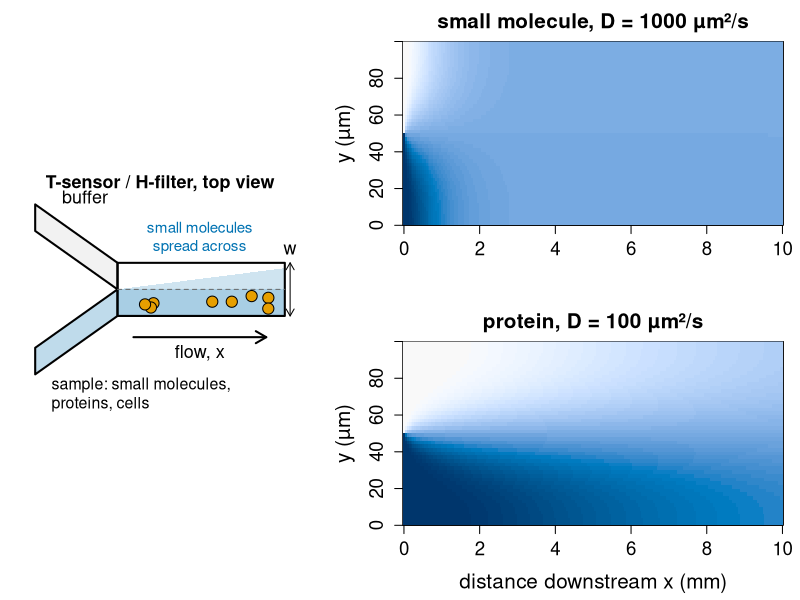
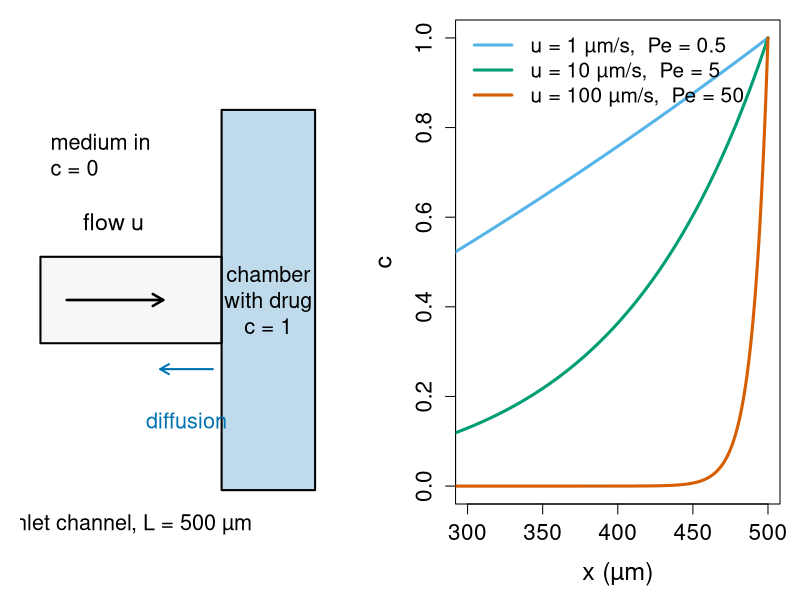
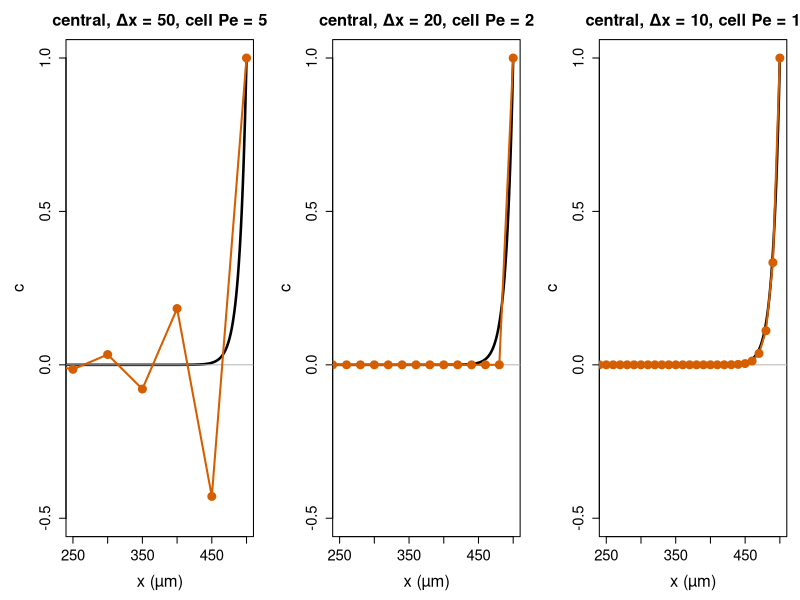
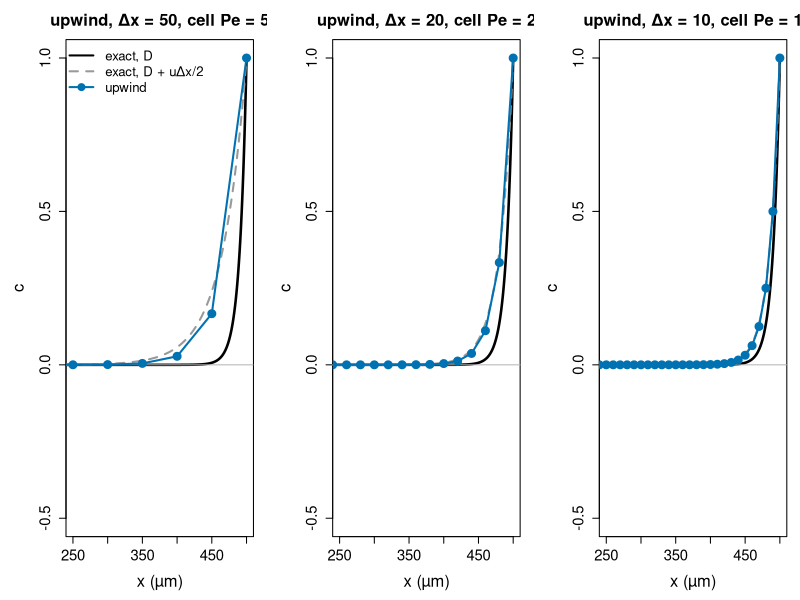
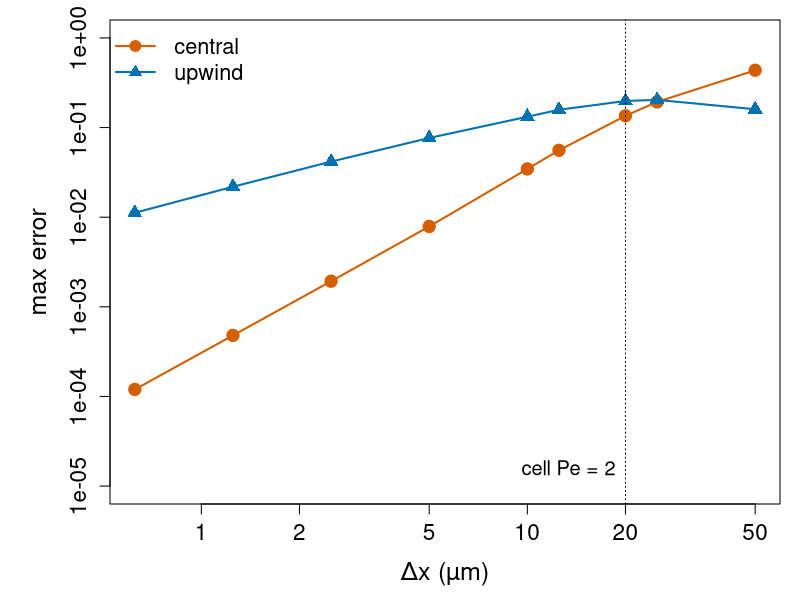
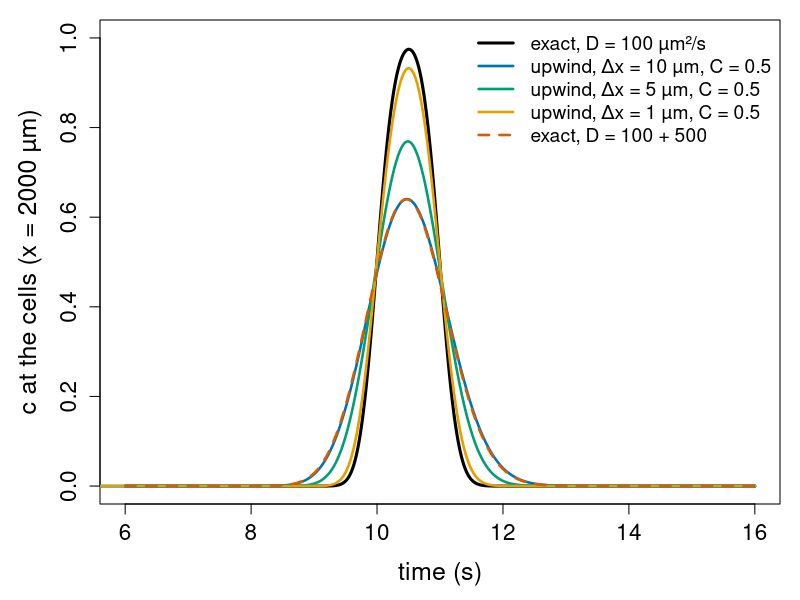
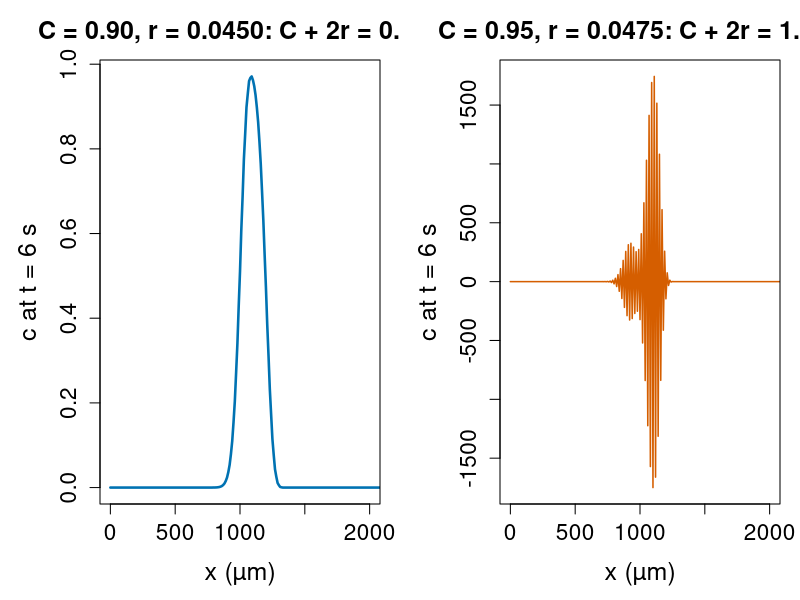
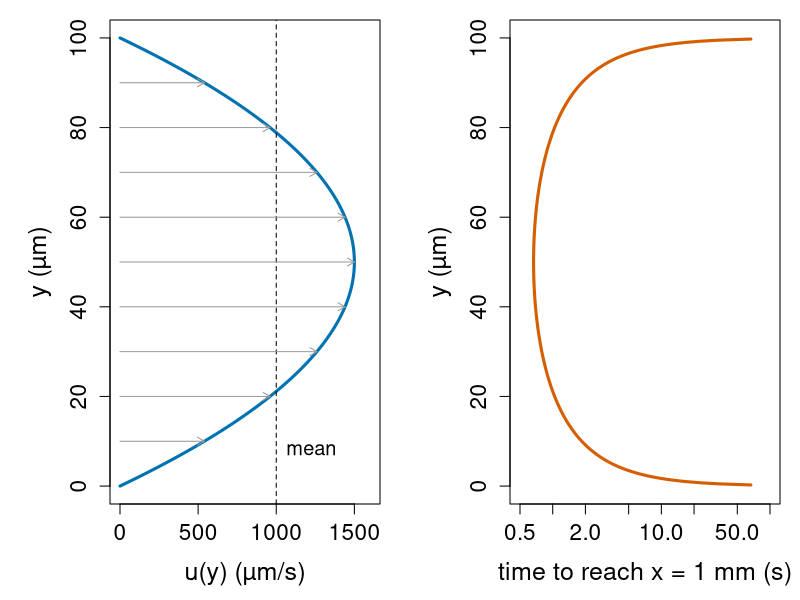

Write R code to recreate these figures, in order.
# Figures for the advection-diffusion/ unit ("Flow plus diffusion").
#
# Re-run by hand from this folder (it is NOT run by `quarto render`):
#   cd advection-diffusion && Rscript make-advection-diffusion-figs.R
#
# Base R graphics only (grDevices::svg). Colours are Okabe-Ito (colour-blind
# safe). Takes about half a minute. Units: um and s throughout.
#
# Running examples (all parameters are our own round numbers, typical for
# microfluidics; all "data" are synthetic):
#   * 1D test problem: an inlet channel of length L = 500 um, flow u = 100 um/s
#     towards a culture chamber that holds a drug (c = 1 at x = L), clean medium
#     upstream (c = 0 at x = 0), D = 1000 um^2/s. Pe = 50.
#   * a 1 s pulse of a protein stimulus (D = 100 um^2/s) carried at u = 200 um/s
#     to cells 2 mm downstream.
#   * T-sensor / H-filter: width w = 100 um, mean speed 1000 um/s, Poiseuille
#     profile across the width, two streams side by side.
#   * Christmas-tree gradient generator: 2 (or 3) inlets, n -> n + 1 streams per
#     stage, 8 outlet streams of 50 um in a 400 um channel, D = 100, mean 200 um/s.
# Makes:
#   fig01-tsensor.svg      T-sensor schematic and the computed concentration
#                          fields of a small molecule and a protein
#   fig02-layer.svg        back-diffusion against the flow: exact profiles
#   fig03-wiggles.svg      central differences, cell Peclet 5, 2, 1, vs exact
#   fig04-upwind.svg       upwind differences vs exact, and central with D + u dx/2
#   fig05-order.svg        max error vs dx, central and upwind, log-log
#   fig06-pulse.svg        arrival of the pulse at the cells: numerical diffusion
#   fig07-cfl.svg          explicit upwind with C + 2r = 0.99 vs 1.045
#   fig08-poiseuille.svg   the given flow profile and the "local time" x / u(y)
#   fig09-march.svg        marching check: error vs dx (plug flow), and the
#                          explicit-marching blow-up at the walls
#   fig10-hfilter.svg      fraction crossed vs distance: small molecule, protein, cells
#   fig11-tree.svg         Christmas-tree network (2 inlets) and its outlet steps
#   fig12-outlet.svg       outlet profiles downstream: linear and hump gradients
#   fig13-fit.svg          synthetic T-sensor profile, fitted model and SSE(D)

oi <- c(orange = "#E69F00", sky = "#56B4E9", green = "#009E73",
        yellow = "#F0E442", blue = "#0072B2", red = "#D55E00",
        purple = "#CC79A7", grey = "#999999", black = "#000000")
um <- "µm"
par_big <- function(...) par(cex.lab = 1.5, cex.axis = 1.35, cex.main = 1.5, ...)

## ---- solvers (same code as on the slides) ---------------------------------------

thomas <- function(a, b, c, d) {                 # from "Implicit schemes ..."
  n <- length(d)
  for (i in 2:n) { w <- a[i] / b[i - 1]; b[i] <- b[i] - w * c[i - 1]; d[i] <- d[i] - w * d[i - 1] }
  x <- numeric(n); x[n] <- d[n] / b[n]
  for (i in (n - 1):1) x[i] <- (d[i] - c[i] * x[i + 1]) / b[i]
  x
}

## 1D steady test problem
L <- 500; D <- 1000; u <- 100
exact1 <- function(x, u = 100, D = 1000) expm1(u * x / D) / expm1(u * L / D)
steady <- function(N, scheme, u = 100, D = 1000) {
  dx <- L / N; P <- u * dx / D; m <- N - 1          # P = cell Peclet number
  if (scheme == "central") { lo <- 1 + P / 2; di <- -2;     up <- 1 - P / 2 }
  else                     { lo <- 1 + P;     di <- -2 - P; up <- 1 }
  A <- diag(di, m)
  A[cbind(2:m, 1:(m - 1))] <- lo; A[cbind(1:(m - 1), 2:m)] <- up
  b <- numeric(m); b[m] <- -up                       # c(L) = 1
  c(0, solve(A, b), 1)
}

## pulse: explicit upwind in a long channel
up_pulse <- function(C, tend, D = 100, u = 200, dx = 10, xobs = 2000, Lc = 3000, tp = 1) {
  x <- seq(0, Lc, by = dx); n <- length(x); i <- 2:(n - 1)
  dt <- C * dx / u; r <- D * dt / dx^2
  c <- numeric(n); ns <- round(tend / dt); obs <- numeric(ns); iobs <- which.min(abs(x - xobs))
  snaps <- list()
  for (k in 1:ns) {
    old <- c
    c[i] <- old[i] - C * (old[i] - old[i - 1]) + r * (old[i - 1] - 2 * old[i] + old[i + 1])
    c[n] <- c[n - 1]                                  # outflow
    c[1] <- if (k * dt <= tp) 1 else 0                # inlet: 1 s pulse
    obs[k] <- c[iobs]
  }
  list(t = (1:ns) * dt, obs = obs, x = x, c = c, r = r)
}
erfc <- function(z) 2 * pnorm(-z * sqrt(2))
step_exact <- function(x, t, D, u = 200) {           # semi-infinite channel, step inflow
  if (t <= 0) return(0 * x)
  s <- 2 * sqrt(D * t)
  0.5 * erfc((x - u * t) / s) +
    0.5 * exp(u * x / D + log(2) + pnorm(-(x + u * t) / s * sqrt(2), log.p = TRUE))
}
pulse_exact <- function(x, t, D, tp = 1) step_exact(x, t, D) - step_exact(x, t - tp, D)

## T-sensor: marching in x, backward Euler, cell-centred grid across the width
w <- 100; ubar <- 1000
pois <- function(y, w = 100, ubar = 1000) 6 * ubar * (y / w) * (1 - y / w)
march <- function(c, u, D, dy, dx, nsteps) {
  M <- length(c); a <- D * dx / (u * dy^2)
  di <- 1 + 2 * a; di[c(1, M)] <- 1 + a[c(1, M)]     # no-flux walls
  for (k in seq_len(nsteps)) c <- thomas(-a, di, -a, c)
  c
}
march_explicit <- function(c, u, D, dy, dx, nsteps) {
  M <- length(c); a <- D * dx / (u * dy^2)
  for (k in seq_len(nsteps)) {
    g <- c(c[1], c, c[M])                             # mirror ghost cells
    c <- c + a * (g[1:M] - 2 * c + g[3:(M + 2)])
  }
  c
}
plug_exact <- function(y, x, D, K = 2001) {
  s <- 0.5
  for (n in 1:K) s <- s + 2 / (n * pi) * sin(n * pi / 2) * cos(n * pi * y / w) *
      exp(-(n * pi)^2 * D * x / (ubar * w^2))
  s
}
M <- 50; dy <- w / M; y <- (1:M - 0.5) * dy; uy <- pois(y)
c0 <- ifelse(y < w / 2, 1, 0)

## Christmas tree
tree_stage <- function(c) {                          # n streams -> n + 1 streams
  n <- length(c); k <- 0:n
  (k / n) * c(0, c) + ((n - k) / n) * c(c, 0)
}
tree <- function(inlets, nout) { c <- inlets; while (length(c) < nout) c <- tree_stage(c); c }

## ---- fig01: T-sensor ----------------------------------------------------------------

field <- function(D, xmax, dxs = 50) {
  cols <- matrix(NA, M, xmax / dxs + 1); c <- c0; cols[, 1] <- c
  for (k in 1:(xmax / dxs)) { c <- march(c, uy, D, dy, dxs, 1); cols[, k + 1] <- c }
  cols
}
F1 <- field(1000, 10000); F2 <- field(100, 10000)
xs <- seq(0, 10, by = 0.05)
svg("fig01-tsensor.svg", width = 13, height = 6.2)
layout(matrix(c(1, 1, 2, 3), 2), widths = c(1, 1.5))
par_big(mar = c(1, 1, 1, 1))
plot(NA, xlim = c(0, 10), ylim = c(0, 10), axes = FALSE, xlab = "", ylab = "", asp = 1)
polygon(c(0.3, 3.4, 3.4, 0.3), c(8.6, 6.4, 5.4, 7.6), col = "grey95", border = "black", lwd = 2)
polygon(c(0.3, 3.4, 3.4, 0.3), c(2.2, 4.4, 5.4, 3.2), col = "#0072B240", border = "black", lwd = 2)
polygon(c(3.4, 9.7, 9.7, 3.4), c(4.4, 4.4, 6.2, 5.4), col = "#0072B230", border = NA)
rect(3.4, 4.4, 9.7, 5.4, col = "#0072B230", border = NA)
rect(3.4, 4.4, 9.7, 6.4, col = NA, lwd = 2)
segments(3.4, 5.4, 9.7, 5.4, lty = 2, col = "grey40")
text(1.0, 8.8, "buffer", cex = 1.3, pos = 4)
text(0.6, 1.3, "sample: small molecules,\nproteins, cells", cex = 1.15, pos = 4)
arrows(4, 3.6, 9, 3.6, length = 0.12, lwd = 2); text(6.5, 3.0, "flow, x", cex = 1.3)
arrows(9.9, 4.4, 9.9, 6.4, code = 3, length = 0.08); text(9.9, 6.9, "w", cex = 1.3)
set.seed(2); points(runif(8, 3.7, 9.4), runif(8, 4.55, 5.25), pch = 21, bg = oi["orange"], cex = 1.8)
text(6.5, 7.4, "small molecules\nspread across", cex = 1.1, col = oi["blue"])
text(5, 9.4, "T-sensor / H-filter, top view", cex = 1.3, font = 2)
pal <- hcl.colors(60, "Blues 3", rev = TRUE)
par(mar = c(4.5, 5, 2.5, 1))
image(xs, y, t(F1), col = pal, zlim = c(0, 1), xlab = "", ylab = paste0("y (", um, ")"),
      main = paste0("small molecule, D = 1000 ", um, "²/s"))
image(xs, y, t(F2), col = pal, zlim = c(0, 1), xlab = "distance downstream x (mm)",
      ylab = paste0("y (", um, ")"), main = paste0("protein, D = 100 ", um, "²/s"))
dev.off()

## ---- fig02: back-diffusion boundary layer -----------------------------------------

svg("fig02-layer.svg", width = 12, height = 4.8)
layout(matrix(1:2, 1), widths = c(1, 1.25))
par_big(mar = c(1, 1, 1, 1))
plot(NA, xlim = c(0, 10), ylim = c(0, 6), axes = FALSE, xlab = "", ylab = "")
rect(0.3, 2.5, 6.5, 3.5, lwd = 2, col = "grey97")
rect(6.5, 0.8, 9.7, 5.2, lwd = 2, col = "#0072B240")
arrows(1.2, 3, 4.5, 3, lwd = 2.5, length = 0.12); text(2.8, 3.9, "flow u", cex = 1.4)
arrows(6.2, 2.2, 4.4, 2.2, lwd = 2, col = oi["blue"], length = 0.1)
text(5.3, 1.6, "diffusion", col = oi["blue"], cex = 1.3)
text(8.1, 3, "chamber\nwith drug\nc = 1", cex = 1.3)
text(0.3, 4.6, "medium in\nc = 0", cex = 1.3, pos = 4)
text(3.4, 0.4, paste0("inlet channel, L = 500 ", um), cex = 1.3)
par(mar = c(4.8, 5, 1, 1))
xx <- seq(0, L, length.out = 1000)
plot(NA, xlim = c(300, 500), ylim = c(0, 1), xlab = paste0("x (", um, ")"), ylab = "c")
us <- c(1, 10, 100); cl <- c(oi["sky"], oi["green"], oi["red"])
for (j in 1:3) lines(xx, exact1(xx, u = us[j]), lwd = 3, col = cl[j])
legend("topleft", paste0("u = ", us, " ", um, "/s,  Pe = ", us * L / D), col = cl, lwd = 3,
       bty = "n", cex = 1.25)
dev.off()

## ---- fig03: wiggles --------------------------------------------------------------

svg("fig03-wiggles.svg", width = 13, height = 4.6)
par_big(mfrow = c(1, 3), mar = c(4.8, 5, 3, 1))
for (N in c(10, 25, 50)) {
  xg <- seq(0, L, length.out = N + 1); cc <- steady(N, "central")
  plot(xx, exact1(xx), type = "l", lwd = 2.5, xlim = c(250, 500), ylim = c(-0.5, 1),
       xlab = paste0("x (", um, ")"), ylab = "c",
       main = sprintf("central, Δx = %g, cell Pe = %g", L / N, u * (L / N) / D))
  abline(h = 0, col = "grey70")
  lines(xg, cc, type = "o", pch = 19, col = oi["red"], lwd = 2, cex = 1.4)
}
dev.off()

## ---- fig04: upwind -----------------------------------------------------------------

svg("fig04-upwind.svg", width = 13, height = 4.6)
par_big(mfrow = c(1, 3), mar = c(4.8, 5, 3, 1))
for (N in c(10, 25, 50)) {
  xg <- seq(0, L, length.out = N + 1); cu <- steady(N, "upwind")
  plot(xx, exact1(xx), type = "l", lwd = 2.5, xlim = c(250, 500), ylim = c(-0.5, 1),
       xlab = paste0("x (", um, ")"), ylab = "c",
       main = sprintf("upwind, Δx = %g, cell Pe = %g", L / N, u * (L / N) / D))
  abline(h = 0, col = "grey70")
  lines(xx, exact1(xx, D = D + u * (L / N) / 2), lty = 2, lwd = 2, col = oi["grey"])
  lines(xg, cu, type = "o", pch = 19, col = oi["blue"], lwd = 2, cex = 1.4)
  if (N == 10) legend("topleft", c("exact, D", "exact, D + uΔx/2", "upwind"),
                      col = c("black", oi["grey"], oi["blue"]), lty = c(1, 2, 1),
                      lwd = 2, pch = c(NA, NA, 19), bty = "n", cex = 1.2)
}
dev.off()

## ---- fig05: order -------------------------------------------------------------------

Ns <- c(10, 20, 25, 40, 50, 100, 200, 400, 800)
ec <- sapply(Ns, function(N) max(abs(steady(N, "central") - exact1(seq(0, L, length.out = N + 1)))))
eu <- sapply(Ns, function(N) max(abs(steady(N, "upwind") - exact1(seq(0, L, length.out = N + 1)))))
cat("fig05 errors\n"); print(signif(cbind(dx = L / Ns, Pe_cell = u * L / Ns / D, central = ec, upwind = eu), 3))
svg("fig05-order.svg", width = 8.5, height = 5.4)
par_big(mar = c(4.8, 5.5, 1, 1))
plot(L / Ns, ec, log = "xy", type = "o", pch = 19, cex = 1.5, lwd = 2, col = oi["red"],
     xlab = paste0("Δx (", um, ")"), ylab = "max error", ylim = c(1e-5, 1))
lines(L / Ns, eu, type = "o", pch = 17, cex = 1.5, lwd = 2, col = oi["blue"])
abline(v = 2 * D / u, lty = 3); text(2 * D / u, 1.5e-5, "cell Pe = 2", pos = 2, cex = 1.2)
legend("topleft", c("central", "upwind"), col = c(oi["red"], oi["blue"]), pch = c(19, 17),
       lwd = 2, bty = "n", cex = 1.3)
dev.off()

## ---- fig06: pulse --------------------------------------------------------------------

tt <- seq(6, 16, by = 0.01)
svg("fig06-pulse.svg", width = 10, height = 5.4)
par_big(mar = c(4.8, 5, 1, 1))
plot(tt, sapply(tt, function(t) pulse_exact(2000, t, 100)), type = "l", lwd = 3,
     xlab = "time (s)", ylab = paste0("c at the cells (x = 2000 ", um, ")"), ylim = c(0, 1))
cl <- c(oi["blue"], oi["green"], oi["orange"])
for (j in 1:3) {
  dxj <- c(10, 5, 1)[j]; p <- up_pulse(0.5, 16, dx = dxj)
  lines(p$t, p$obs, lwd = 2.5, col = cl[j])
  cat("fig06 dx", dxj, "peak", max(p$obs), "\n")
}
lines(tt, sapply(tt, function(t) pulse_exact(2000, t, 600)), lty = 2, lwd = 2.5, col = oi["red"])
legend("topright", c(paste0("exact, D = 100 ", um, "²/s"),
                     paste0("upwind, Δx = ", c(10, 5, 1), " ", um, ", C = 0.5"),
                     "exact, D = 100 + 500"),
       col = c("black", cl, oi["red"]), lwd = c(3, 2.5, 2.5, 2.5, 2.5), lty = c(1, 1, 1, 1, 2),
       bty = "n", cex = 1.15)
dev.off()

## ---- fig07: CFL -------------------------------------------------------------------------

svg("fig07-cfl.svg", width = 13, height = 4.8)
par_big(mfrow = c(1, 2), mar = c(4.8, 5, 3, 1))
p1 <- up_pulse(0.9, 6); p2 <- up_pulse(0.95, 6)
cat("fig07 C+2r", 0.9 + 2 * p1$r, 0.95 + 2 * p2$r, "max", max(abs(p1$c)), max(abs(p2$c)), "\n")
plot(p1$x, p1$c, type = "l", lwd = 2.5, col = oi["blue"], xlim = c(0, 2000),
     xlab = paste0("x (", um, ")"), ylab = "c at t = 6 s",
     main = sprintf("C = 0.90, r = %.4f: C + 2r = %.3f", p1$r, 0.9 + 2 * p1$r))
plot(p2$x, p2$c, type = "l", lwd = 1.5, col = oi["red"], xlim = c(0, 2000),
     xlab = paste0("x (", um, ")"), ylab = "c at t = 6 s",
     main = sprintf("C = 0.95, r = %.4f: C + 2r = %.3f", p2$r, 0.95 + 2 * p2$r))
dev.off()

## ---- fig08: Poiseuille --------------------------------------------------------------------

svg("fig08-poiseuille.svg", width = 12, height = 4.8)
par_big(mfrow = c(1, 2), mar = c(4.8, 5.5, 1, 1))
yy <- seq(0, w, length.out = 400)
plot(pois(yy), yy, type = "l", lwd = 3, col = oi["blue"], xlab = paste0("u(y) (", um, "/s)"),
     ylab = paste0("y (", um, ")"), xlim = c(0, 1600))
abline(v = ubar, lty = 2); text(ubar, 8, "mean", pos = 4, cex = 1.2)
arrows(0, seq(10, 90, 10), pois(seq(10, 90, 10)), seq(10, 90, 10), length = 0.08, col = oi["grey"])
plot(1000 / pois(yy), yy, type = "l", lwd = 3, col = oi["red"], log = "x",
     xlab = paste0("time to reach x = 1 mm (s)"), ylab = paste0("y (", um, ")"), xlim = c(0.5, 100))
dev.off()

## ---- fig09: marching check + explicit failure -----------------------------------------

dxs <- c(200, 100, 50, 25, 12.5, 6.25)
em <- sapply(dxs, function(h) {
  Mm <- 200; dym <- w / Mm; ym <- (1:Mm - 0.5) * dym
  cm <- march(ifelse(ym < w / 2, 1, 0), rep(ubar, Mm), 1000, dym, h, 2000 / h)
  max(abs(cm - plug_exact(ym, 2000, 1000)))
})
cat("fig09 errors\n"); print(signif(cbind(dxs, em), 3))
growth <- function(dxm, xmax = 100) {               # max |c| along x, explicit marching
  c <- c0; out <- numeric(round(xmax / dxm))
  for (k in seq_along(out)) { c <- march_explicit(c, uy, 1000, dy, dxm, 1); out[k] <- max(abs(c)) }
  out
}
g1 <- growth(1); g01 <- growth(0.1)
cat("fig09 explicit limit near wall", min(uy) * dy^2 / (2 * 1000), "centre", max(uy) * dy^2 / (2 * 1000),
    " max|c| at x = 100: dx = 1:", g1[100], " dx = 0.1:", g01[1000], "\n")
svg("fig09-march.svg", width = 13, height = 4.8)
par_big(mfrow = c(1, 2), mar = c(4.8, 5.5, 3, 1))
plot(dxs, em, log = "xy", type = "o", pch = 19, cex = 1.5, lwd = 2, col = oi["blue"],
     xlab = paste0("\u0394x (", um, ")"), ylab = "max error at x = 2 mm",
     main = "implicit marching, plug flow")
lines(dxs, em[1] * dxs / dxs[1], lty = 2); text(30, em[1] * 30 / 200 * 0.6, "slope 1", pos = 1, cex = 1.3)
plot((1:100) * 1, g1, log = "y", type = "l", lwd = 3, col = oi["red"], ylim = c(0.5, 1e40),
     xlab = paste0("x (", um, ")"), ylab = "max |c| across the channel",
     main = "explicit marching, Poiseuille flow")
lines((1:1000) * 0.1, g01, lwd = 3, col = oi["blue"])
legend("topleft", paste0("\u0394x = ", c(1, 0.1), " ", um), col = c(oi["red"], oi["blue"]), lwd = 3,
       bty = "n", cex = 1.25)
dev.off()

## ---- fig10: H-filter -------------------------------------------------------------------------

right <- y > w / 2
xsteps <- seq(0, 20000, by = 100)
frac <- sapply(c(1000, 100, 0.05), function(Dm) {
  c <- c0; out <- 0
  for (k in 2:length(xsteps)) { c <- march(c, uy, Dm, dy, 100, 1); out <- c(out, sum(uy[right] * c[right]) / sum(uy * c0)) }
  out
})
cat("fig10 fraction crossed at 1, 2, 5, 10, 20 mm\n"); print(round(frac[xsteps %in% (c(1, 2, 5, 10, 20) * 1000), ], 4))
svg("fig10-hfilter.svg", width = 9, height = 5.4)
par_big(mar = c(4.8, 5.5, 1, 1))
plot(NA, xlim = c(0, 20), ylim = c(0, 0.52), xlab = "distance downstream (mm)",
     ylab = "fraction in the buffer half")
cl <- c(oi["blue"], oi["orange"], oi["red"])
for (j in 1:3) lines(xsteps / 1000, frac[, j], lwd = 3, col = cl[j])
abline(h = 0.5, lty = 2)
legend("right", c(paste0("small molecule, D = 1000 ", um, "²/s"),
                  paste0("protein, D = 100 ", um, "²/s"), paste0("cell, D ≈ 0.05 ", um, "²/s")),
       col = cl, lwd = 3, bty = "n", cex = 1.2)
dev.off()

## ---- fig11: Christmas tree --------------------------------------------------------------------

svg("fig11-tree.svg", width = 13, height = 5.6)
layout(matrix(1:2, 1), widths = c(1.35, 1))
par_big(mar = c(1, 1, 2.5, 1))
plot(NA, xlim = c(-0.5, 7.5), ylim = c(-0.8, 7.6), axes = FALSE, xlab = "", ylab = "",
     main = "2 inlets, 6 mixing stages, 8 outlets")
levels <- list(c(0, 1)); for (s in 1:6) levels[[s + 1]] <- tree_stage(levels[[s]])
pos <- function(n) (0:(n - 1)) - (n - 1) / 2 + 3.5
for (s in seq_along(levels)) {
  cs <- levels[[s]]; n <- length(cs); yl <- 7 - (s - 1) * 1.15
  if (s > 1) {
    pp <- pos(n - 1)
    for (k in 1:n) {
      if (k > 1) segments(pp[k - 1], yl + 1.15, pos(n)[k], yl, col = "grey60", lwd = 1.5)
      if (k < n) segments(pp[k], yl + 1.15, pos(n)[k], yl, col = "grey60", lwd = 1.5)
    }
  }
  points(pos(n), rep(yl, n), pch = 22, cex = 3.6, bg = gray(1 - 0.8 * cs))
  if (s == 7) text(pos(n), yl - 0.75, sprintf("%.2f", cs), cex = 1.05)
}
par(mar = c(4.8, 5, 2.5, 1))
yo <- seq(0, 400, length.out = 801)
step_prof <- function(cs, yv) cs[pmin(length(cs), floor(yv / (400 / length(cs))) + 1)]
plot(yo, step_prof(levels[[7]], yo), type = "s", lwd = 3, col = oi["blue"], ylim = c(0, 1),
     xlab = paste0("position across outlet channel (", um, ")"), ylab = "c", main = "outlet, x = 0")
lines(yo, step_prof(tree(c(0, 1, 0), 8), yo), type = "s", lwd = 3, col = oi["orange"])
legend("topleft", c("inlets (0, 1)", "inlets (0, 1, 0)"), col = c(oi["blue"], oi["orange"]),
       lwd = 3, bty = "n", cex = 1.2)
dev.off()
cat("fig11 outlet (0,1):", round(levels[[7]], 4), "\n")
cat("fig11 outlet (0,1,0):", round(tree(c(0, 1, 0), 8), 4), "\n")

## ---- fig12: outlet downstream --------------------------------------------------------------

Wo <- 400; Mo <- 160; dyo <- Wo / Mo; yo2 <- (1:Mo - 0.5) * dyo
uo <- pois(yo2, w = Wo, ubar = 200)
svg("fig12-outlet.svg", width = 13, height = 4.8)
par_big(mfrow = c(1, 2), mar = c(4.8, 5, 3, 1))
for (inl in list(c(0, 1), c(0, 1, 0))) {
  cs <- tree(inl, 8); co <- cs[ceiling(yo2 / 50)]
  plot(NA, xlim = c(0, Wo), ylim = c(0, 1), xlab = paste0("y (", um, ")"), ylab = "c",
       main = paste0("inlets (", paste(inl, collapse = ", "), ")"))
  xm <- c(0, 1000, 5000, 20000); cl <- c(oi["grey"], oi["sky"], oi["blue"], oi["red"])
  cc <- co; prev <- 0
  for (j in seq_along(xm)) {
    cc <- march(cc, uo, 100, dyo, 50, (xm[j] - prev) / 50); prev <- xm[j]
    lines(yo2, cc, lwd = 3, col = cl[j], type = if (j == 1) "s" else "l")
  }
  if (length(inl) == 2) legend("topleft", paste0("x = ", xm / 1000, " mm"), col = cl, lwd = 3, bty = "n", cex = 1.2)
}
dev.off()

## ---- fig13: fit D ---------------------------------------------------------------------------

profile <- function(D, M = 50, dx = 25, xobs = 1000, nbin = 25) {
  dy <- w / M; y <- (1:M - 0.5) * dy
  c <- march(ifelse(y < w / 2, 1, 0), pois(y), D, dy, dx, round(xobs / dx))
  colMeans(matrix(c, M / nbin))                     # average over 4 um pixels
}
cobs <- c(0.881, 0.906, 0.864, 0.859, 0.852, 0.828, 0.824, 0.758, 0.753, 0.681, 0.617,
          0.578, 0.496, 0.457, 0.383, 0.346, 0.269, 0.216, 0.153, 0.157, 0.112, 0.180,
          0.100, 0.089, 0.125)
yb <- (1:25 - 0.5) * 4
sse <- function(D) sum((cobs - profile(D))^2)
fit <- optimize(sse, c(10, 3000), tol = 1e-6)
cat("fig13 fit", fit$minimum, fit$objective, "\n")
Dg <- seq(100, 1200, by = 10); Sg <- sapply(Dg, sse)
svg("fig13-fit.svg", width = 13, height = 4.8)
par_big(mfrow = c(1, 2), mar = c(4.8, 5.5, 3, 1))
plot(yb, cobs, pch = 19, cex = 1.4, xlab = paste0("y (", um, ")"), ylab = "c (fluorescence, scaled)",
     main = "synthetic profile at x = 1 mm", ylim = c(0, 1))
lines(yb, profile(fit$minimum), lwd = 3, col = oi["blue"])
lines(yb, profile(150), lwd = 2, lty = 2, col = oi["orange"])
lines(yb, profile(1000), lwd = 2, lty = 3, col = oi["red"])
legend("topright", c(sprintf("fit, D = %.0f", fit$minimum), "D = 150", "D = 1000"),
       col = c(oi["blue"], oi["orange"], oi["red"]), lty = 1:3, lwd = c(3, 2, 2), bty = "n", cex = 1.2)
plot(Dg, Sg, type = "l", lwd = 3, log = "y", xlab = paste0("D (", um, "²/s)"), ylab = "SSE(D)",
     main = "one parameter: Brent's method")
abline(v = fit$minimum, lty = 2, col = oi["blue"])
dev.off()
